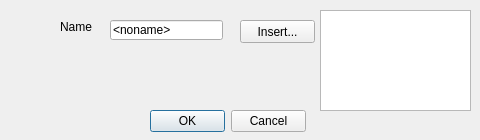
<?xml version="1.0" encoding="UTF-8"?>
<ui version="4.0">
 <class>newpackage</class>
 <widget class="QDialog" name="newpackage">
  <property name="geometry">
   <rect>
    <x>0</x>
    <y>0</y>
    <width>480</width>
    <height>140</height>
   </rect>
  </property>
  <property name="windowTitle">
   <string>New package</string>
  </property>
  <property name="windowIcon">
   <iconset resource="mainresource.qrc">
    <normaloff>:/mainres/images/main2.png</normaloff>:/mainres/images/main2.png</iconset>
  </property>
  <property name="toolTip">
   <string>New package</string>
  </property>
  <widget class="QDialogButtonBox" name="buttonBox">
   <property name="geometry">
    <rect>
     <x>150</x>
     <y>110</y>
     <width>156</width>
     <height>23</height>
    </rect>
   </property>
   <property name="standardButtons">
    <set>QDialogButtonBox::Cancel|QDialogButtonBox::Ok</set>
   </property>
  </widget>
  <widget class="QLabel" name="label">
   <property name="geometry">
    <rect>
     <x>60</x>
     <y>20</y>
     <width>46</width>
     <height>13</height>
    </rect>
   </property>
   <property name="text">
    <string>Name</string>
   </property>
  </widget>
  <widget class="QLineEdit" name="namepackage">
   <property name="geometry">
    <rect>
     <x>110</x>
     <y>20</y>
     <width>113</width>
     <height>20</height>
    </rect>
   </property>
   <property name="text">
    <string>&lt;noname&gt;</string>
   </property>
  </widget>
  <widget class="QPushButton" name="insertobject">
   <property name="geometry">
    <rect>
     <x>240</x>
     <y>20</y>
     <width>75</width>
     <height>23</height>
    </rect>
   </property>
   <property name="text">
    <string>Insert...</string>
   </property>
  </widget>
  <widget class="QListView" name="insertpackage">
   <property name="geometry">
    <rect>
     <x>320</x>
     <y>10</y>
     <width>151</width>
     <height>101</height>
    </rect>
   </property>
  </widget>
 </widget>
 <resources>
  <include location="mainresource.qrc"/>
 </resources>
 <connections/>
</ui>
